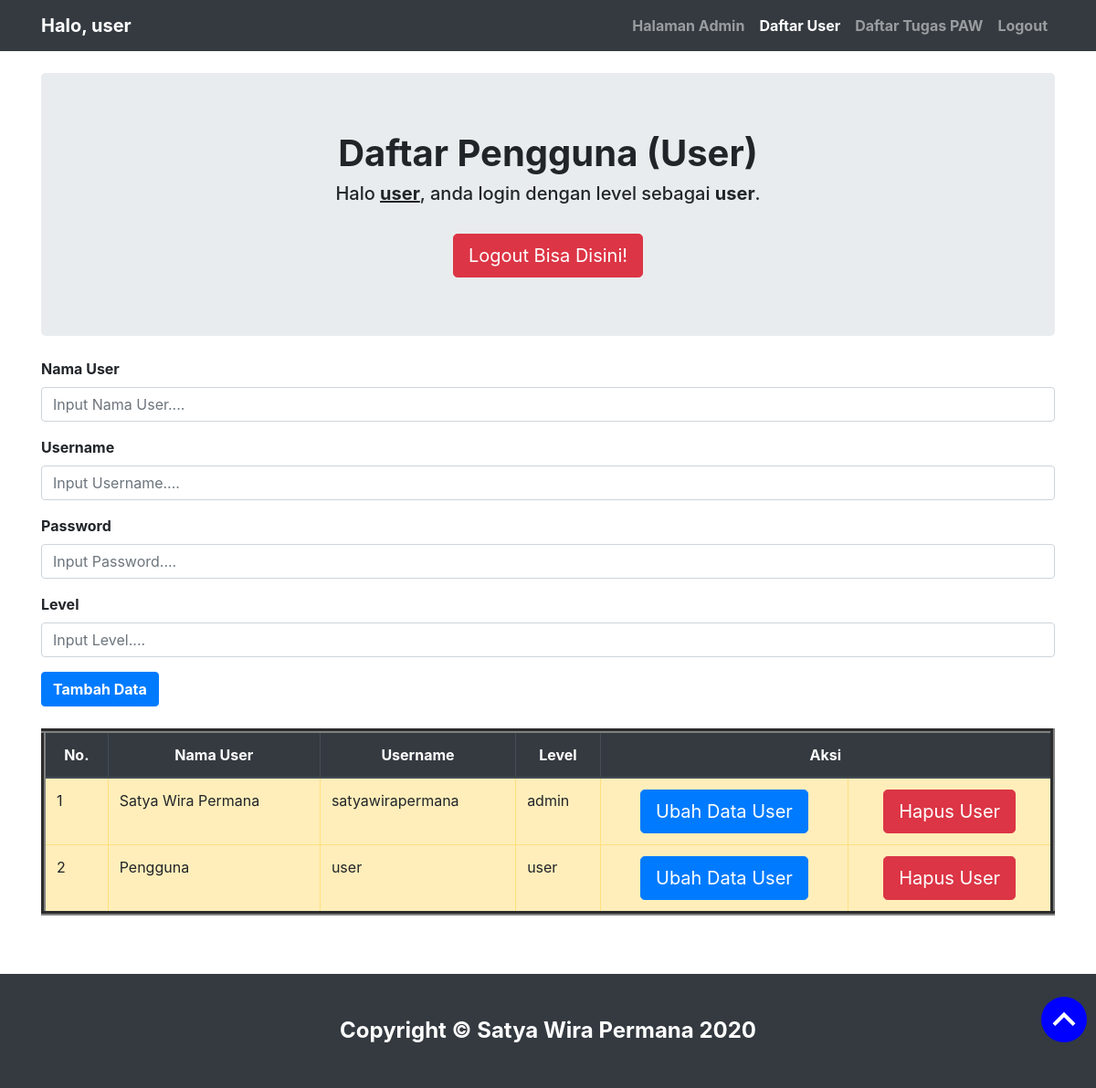
/daftar_user.php (signed in), run on the app's committed database.
### tables this page shows
CREATE TABLE `user` (
  `id` int(11) NOT NULL,
  `nama` varchar(255) NOT NULL,
  `username` varchar(255) NOT NULL,
  `password` varchar(255) NOT NULL,
  `level` varchar(30) NOT NULL
);

### daftar_user.php (the view, shortened to what this page needs)
<?php
  require_once 'koneksicrud.php';
?>
<!DOCTYPE html>
<html>
<head>
  <link href="vendor/bootstrap/css/bootstrap.min.css" rel="stylesheet">
  <link href="css/heroic-features.css" rel="stylesheet">
</head>
<body>
   <nav class="navbar navbar-expand-lg navbar-dark bg-dark fixed-top">
    <div class="container">
      <a class="navbar-brand"><b>Halo, <?php echo $_SESSION['username']; ?></b></a>
      <div class="collapse navbar-collapse" id="navbarResponsive">
        <ul class="navbar-nav ml-auto">
          <li class="nav-item">
            <a class="nav-link" href="halaman_admin.php"><b>Halaman Admin</b></a>
          </li>
          <li class="nav-item">
            <a class="nav-link active" href="add_user.php"><b>Daftar User</b></a>
          </li>
          <li class="nav-item">
            <a class="nav-link" href="daftar_tugas_paw.php"><b>Daftar Tugas PAW</b></a>
          </li>
          <li class="nav-item">
            <a class="nav-link" href="logout.php"><b>Logout</b></a>
          </li>
        </ul>
      </div>
    </div>
  </nav>
  <div class="container">
    <header class="jumbotron my-4">
      <center><h1><b>Daftar Pengguna (User)</b></h1></center>
      <center><h5>Halo <b><u><?php echo $_SESSION['username']; ?></u></b>, anda login dengan level sebagai <b><?php echo $_SESSION['level']; ?></b>.</h5>
      <br>
      <a href="logout.php" class="btn btn-danger btn-lg">Logout Bisa Disini!</a></center>
    </header>
  <form method="post" action="add_user.php">
    <div class="form-group">
      <label for="nama_tugas"><b>Nama User</b></label>
      <input class="form-control" type="text" name="nama" placeholder="Input Nama User....">
    </div>
    <div class="form-group">
      <label for="deskripsi"><b>Username</b></label>
      <input class="form-control" type="text" name="username" placeholder="Input Username....">
    </div>
    <div class="form-group">
      <label for="password"><b>Password</b></label>
      <input class="form-control" type="text" name="password" placeholder="Input Password....">
    </div>
    <div class="form-group">
      <label for="linkurl"><b>Level</b></label>
      <input class="form-control" type="text" name="level" placeholder="Input Level....">
    </div>
    <button type="submit"  class="btn btn-primary" name="submit" value="Tambah Data"><b>Tambah Data</b></button>
  </form><br/>
  <div class="table-responsive">
  <table class="table table-warning" border="5" width="50%">
    <thead class="thead-dark">
    <tr>
      <th style="text-align: center">No.</th>
      <th style="text-align: center">Nama User</th>
      <th style="text-align: center">Username</th>
      <th style="text-align: center">Level</th>
      <th style="text-align: center" colspan="2">Aksi</th>
    </tr>
    </thead>
    <?php
    $z = $conn->query("SELECT * FROM user");
    $no = 1;
    while ($dt2 = $z->fetch_assoc()) :
    ?>
    <tr>
      <td><?= $no++ ?></td>
      <td><?= $dt2['nama'] ?></td>
      <td><?= $dt2['username'] ?></td>
      <td><?= $dt2['level'] ?></td>
      <td> <center><a class="btn btn-primary btn-lg" href="update_user.php?id=<?= $dt2['id'] ?>">Ubah Data User</a></center></td>
      <td> <center><a class="btn btn-danger btn-lg" href="delete_user.php?id=<?= $dt2['id'] ?>" onclick="return confirm('Anda yakin akan menghapus data ini?')">Hapus User</a></center></td>
    </tr>
    <?php
    endwhile;
    ?>
  </table>
  </div>
  </div>
  <footer class="py-5 bg-dark">
    <div class="container">
      <h4 class="m-0 text-center text-white"><b>Copyright &copy; Satya Wira Permana 2020</b></h4>
    </div>
  </footer>
  <a href="#" class="backtoTop"></a>
</body>
</html>

### css/heroic-features.css (style rules this page uses)
body { padding-top: 56px; }

### daftar_user.php (style rules this page uses)
html { scroll-behavior:smooth; }
.backtoTop { width:50px; height:50px; position:fixed; bottom:50px; right: 10px; z-index:99; cursor:pointer; border-radius:100px; transition:all .5s; }

### data on the page
user: nama "Satya Wira Permana", username "satyawirapermana", level "admin"
user: nama "Pengguna", username "user", level "user"

### other printed values
$_SESSION['username'] "user"
$_SESSION['level'] "user"
